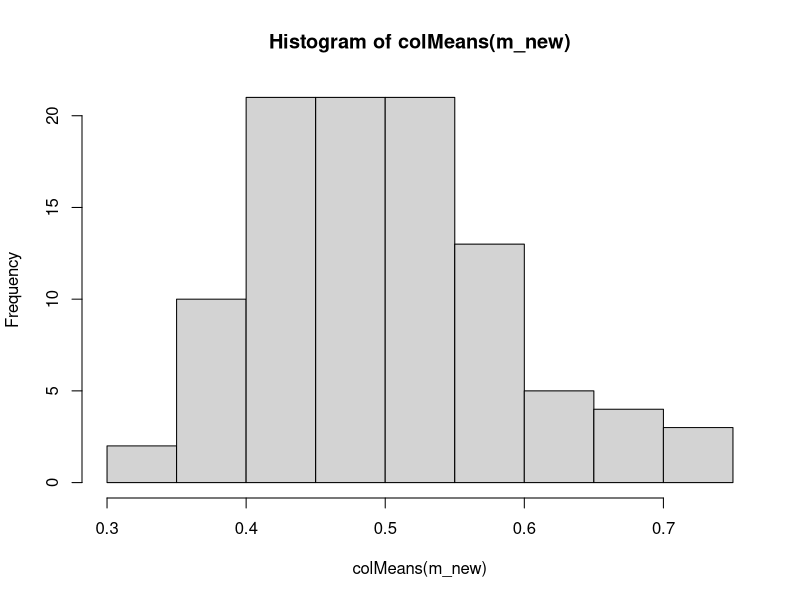

The R script that drew this image: (Note: this script raises an error after producing the figure.)
#2020BCS0094

# question 1

z <- c(0.1, 0.6, 33.8, 1.9, 9.6, 4.3, 33.7, 0.3, 0.0, 0.1) # Inputting values into a vector
z # Printing the vector
mean(z) # Mean of the vector z
sum(z) # sum of all elements of z
max(z) # maximum element in vector z
s <- z[z>20] # forming a subset of z such that z>20
s # printing vector
mean(z[z>4]) # finding mean with the given condition
k <- z[z==0 | z==6] # forming a subset with 'OR' of 2 condition 
k # printing the vector k

# question 2

# reading the data into the vectors
length = c(2.1, 3.4, 2.5, 2.7, 2.9)
radius = c(0.3, 0.5, 0.6, 0.9, 1.1)

# correlation between lengths and diameters
cor(length,radius,method = "pearson")

# volume of each cylinder
volume = length * radius * radius
volume

# mean, standard deviation, and coefficient of variation
mean(volume)
sd(volume)
cof_of_var <- sd(volume)/mean(volume) *100 
cof_of_var


# Assume your measurements are in centimeters. Recalculate the
# volumes so that their units are in cubic millimeters. 
volume_changed_units = volume * 1000
mean(volume_changed_units)
sd(volume_changed_units)
new_cof_of_var = sd(volume_changed_units)/mean(volume_changed_units) * 100
new_cof_of_var

# question 3

# reading input
x = c(1,2,5,9,11)
y = c(2,5,1,0,23)

# intersection, set difference, union of 2 vectors
print(intersect(x,y))
print(setdiff(x,y))
print(setdiff(y,x))

# Difference between union and c(x,y)
print(union(x,y))
print(c(x,y))
# there may be repeated values in c(x,y) but union only counts every unique value only once.

# question 4

# Construct a matrix with 10 columns and 10 rows, all filled with random
# numbers between 0 and 1
m = matrix( runif(100,0,1), nrow = 10)
m
# Calculate the row means  of this matrix. and std of rowmeans 
rowMeans(m)
sd(rowMeans(m))

# Remake the above matrix with 100 columns, and 10 rows.
m_new = matrix(runif(1000,0,1), nrow = 10)
m_new
colMeans(m_new)
hist(colMeans(m_new))  

# question 5

# setting the working dir and reading the data

print(getwd())
setwd("C:/Users/ASUS/OneDrive/Desktop/Study-Material/IIIT-Kottayam/SEM-6/Data warehousing and mining ICS 321/Lab/Lab - 1")
data <- read.csv("cereal.csv")
print(data)

# inspecting the dataset
print(is.data.frame(data))
print(ncol(data))
print(nrow(data))
print(head(data))
print(tail(data))
print(max(data$protein))
print(subset(data,rating==max(rating)))

# adding new column
data$totalcarb <- data$carbo + data$sugars
data

# finding all the rows in the data such that type = 'HOT'
hot=subset(data,data$type=="H")

# counting the number of distinct elements in a col
library(dplyr)
n_distinct(data$mfr)

# find the subset whose mfr value == k 
kell = subset(data, data$mfr=="K")
kell

# subset satisfying both the conditions
dob = subset(data, data$calories<80 & data$vitamins>20)
dob

# showing only selected cols for the given data set
sug = subset(data,data$sugars>1)
sug
data.frame(sug$name,sug$calories,sug$vitamins)

# writing the kell data into a csv file
write.csv(kell,"C:/Users/ASUS/OneDrive/Desktop/Study-Material/IIIT-Kottayam/SEM-6/Data warehousing and mining ICS 321/Lab/Lab - 1/kell.csv",row.names = FALSE)

# renaming a column
colnames(data)[colnames(data)=="mfr"] = "Producer"
data

#2020BCS0094
#Abhijit Mishra
